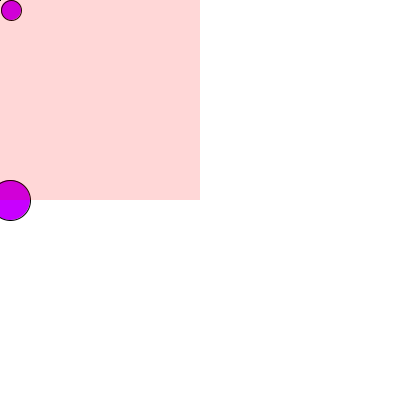
Frame 1 (no input)
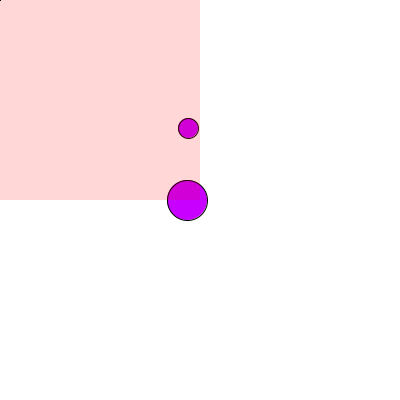
Frame 60 (the mouse pressed at the canvas centre just before this capture)
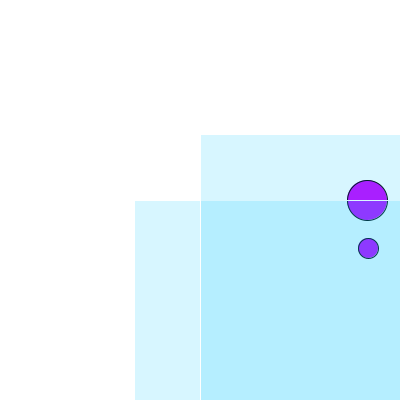
Frame 120 (the mouse held since frame 60 and released just before this capture)

The Processing sketch that drew these frames (run headless with seeded random() and noise(); from frame 60 on, the mouse is pressed at the canvas centre):

// Processing sketch: processing_131770
// ── processing_131770.pde

int spacing = 4;

int speed=1;
int xPos=10;                    //Inital x position
int xDir=2;                     //Initial x direction and speed
int yPos=10;                    //Initial y position
int yDir=2;    


void setup(){
  size(400,400);
  frameRate(20);
  smooth();
}




void draw(){
   
  background(255);
  stroke(0);
  fill(200,0,400);
   rect(mouseX,mouseY,50,50);

  line(200,0,200,400);
  line(0,200,400,200);
  
  background(255);
  ellipse(xPos, 200, 40, 40);
  xPos=xPos+1;
  if (xPos>width+20)
  {
    xPos=-20;
  }
  
  
    ellipse(xPos, yPos, 20, 20);   
  xPos=xPos+xDir;                //Updates the x position
  if (xPos>width-10 || xPos<10)  //Checks to see if we hit a side
  {
    xDir=xDir*-1;                //Reverses the x direction
  }
  yPos=yPos+yDir;                //Updates the y position
  if (yPos>height-10 || yPos<10) //Checks to see if we hit top or bottom
  {
    yDir=yDir*-1;                
  }
 
  
  line(pmouseX,pmouseY,mouseX,mouseY);
  
  noStroke();
  fill(0,200,300,40);
  if (mouseX < 200 && mouseY < 200){
    fill(300,0,0,40);
    rect(0,0,200,200);
  } else if (mouseX > 200 && mouseY < 200){
    fill(0,300,30,40);
    rect(200,0,200,200);
  } else if (mouseX < 200 && mouseY > 200){
    rect(0,200,200,200);
  } else if (mouseX > 200 && mouseY > 200){
    fill(400,200,0,40);
    rect(200,200,200,200);
  }
  if (mousePressed) {
    
  }
   
   if (mousePressed) {
    stroke(255);
  } else {
    stroke(0);
  }
  rect(mouseX-66, mouseY, mouseX+66, mouseY);
  rect(mouseX, mouseY-66, mouseX, mouseY+66); 

  
}

void mousePressed(){
  background(random(400));
}
